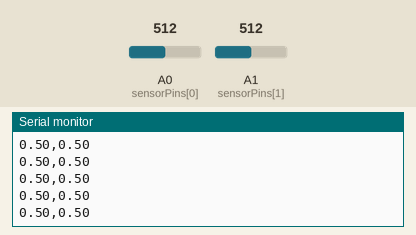
The program below on a simulated Arduino Uno, built with avr-gcc and run on an emulated ATmega328P. On the bench: the last lines printed to the serial monitor. Inputs (shaded band) come from the test bench; at power-on: A0 (sensorPins[0]) = 512, A1 (sensorPins[1]) = 512.

Above: at 1.2 s.
1.3 s: A0 (sensorPins[0]) set to 716
At 1.8 s:
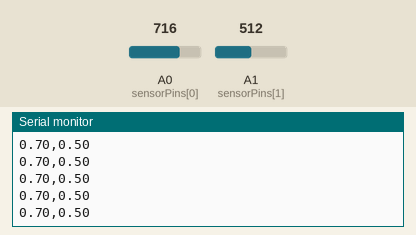
2.8 s: A1 (sensorPins[1]) set to 716
At 3.8 s:
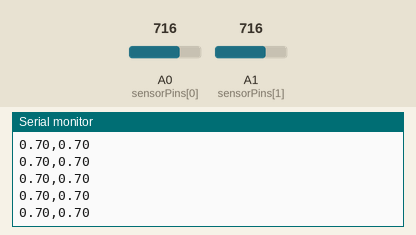
4.3 s: A0 (sensorPins[0]) set to 900
At 5.2 s:
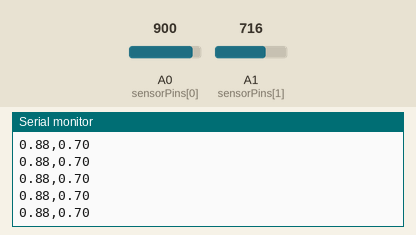
7.3 s: A1 (sensorPins[1]) set to 900
At 8.1 s:
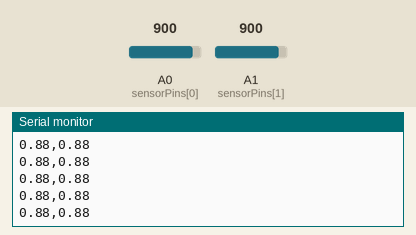
Timing chart, 0 to 9.8 s (numbered marks = the images above; inputs shaded):
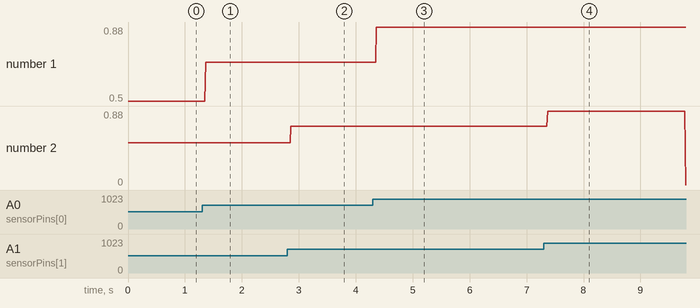

Measured:
- after the input at 1.3 s, the serial monitor: prints a new line after 0.06 s (image 1)
- after the input at 2.8 s, the serial monitor: prints a new line after 0.06 s (image 2)
- after the input at 4.3 s, the serial monitor: prints a new line after 0.06 s (image 3)
- after the input at 7.3 s, the serial monitor: prints a new line after 0.07 s (image 4)
- plotted number 1: 0.5 → 0.7 after the input at 1.3 s, 0.7 → 0.88 after the input at 4.3 s

The program:

main.cpp
```cpp
#include <Arduino.h>

const int NUM_SENSORS = 2; // Change this if we need to add more sensors
const int sensorPins[NUM_SENSORS] = {A0, A1}; // Add more based on teeth number

int lastValues[NUM_SENSORS];
unsigned long lastTime = 0;

void setup() {

  Serial.begin(9600);

  // Initialize all sensor values
  for (int i = 0; i < NUM_SENSORS; i++) {
    lastValues[i] = analogRead(sensorPins[i]);
  }
}

void loop() {
  unsigned long currentTime = millis();

  for (int i = 0; i < NUM_SENSORS; i++) {
    int sensorValue = analogRead(sensorPins[i]);

    float normalizedSensorValue = sensorValue/1024.0;

    Serial.print(normalizedSensorValue);

    if(i < NUM_SENSORS - 1) {
      Serial.print(",");
    }

  }

  Serial.println();

  delay(10);

}
```
